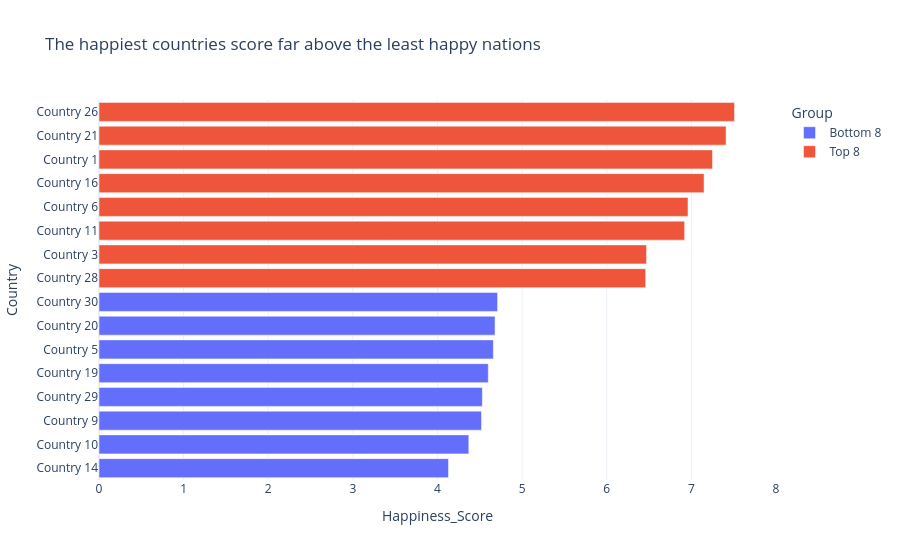

Here is the notebook cell this chart was saved with:
### Code cell
top8=df.nlargest(8,'Happiness_Score').copy()
top8['Group']='Top 8'
bottom8=df.nsmallest(8,'Happiness_Score').copy()
bottom8['Group']='Bottom 8'
combined=pd.concat([bottom8,top8]).sort_values('Happiness_Score')
fig=px.bar(combined,x='Happiness_Score',y='Country',color='Group',orientation='h',
title='The happiest countries score far above the least happy nations')
fig.update_layout(template='plotly_white',xaxis=dict(range=[0,8]))
fig.show()
fig.show(renderer="png")

### Figure 1 — Plotly figure (JSON) as saved in the notebook; plotly's stock layout.template omitted (floating-point values rounded to 4 significant figures)
{"data": [{"hovertemplate": "Group=Bottom 8<br>Happiness_Score=%{x}<br>Country=%{y}<extra></extra>", "legendgroup": "Bottom 8", "marker": {"color": "#636efa", "pattern": {"shape": ""}}, "name": "Bottom 8", "orientation": "h", "showlegend": true, "textposition": "auto", "type": "bar", "x": [4.13, 4.37, 4.52, 4.53, 4.6, 4.66, 4.68, 4.71], "xaxis": "x", "y": ["Country 14", "Country 10", "Country 9", "Country 29", "Country 19", "Country 5", "Country 20", "Country 30"], "yaxis": "y"}, {"hovertemplate": "Group=Top 8<br>Happiness_Score=%{x}<br>Country=%{y}<extra></extra>", "legendgroup": "Top 8", "marker": {"color": "#EF553B", "pattern": {"shape": ""}}, "name": "Top 8", "orientation": "h", "showlegend": true, "textposition": "auto", "type": "bar", "x": [6.46, 6.47, 6.92, 6.96, 7.15, 7.25, 7.41, 7.51], "xaxis": "x", "y": ["Country 28", "Country 3", "Country 11", "Country 6", "Country 16", "Country 1", "Country 21", "Country 26"], "yaxis": "y"}], "layout": {"barmode": "relative", "legend": {"title": {"text": "Group"}, "tracegroupgap": 0}, "title": {"text": "The happiest countries score far above the least happy nations"}, "xaxis": {"anchor": "y", "domain": [0, 1], "range": [0, 8], "title": {"text": "Happiness_Score"}}, "yaxis": {"anchor": "x", "domain": [0, 1], "title": {"text": "Country"}}}}
